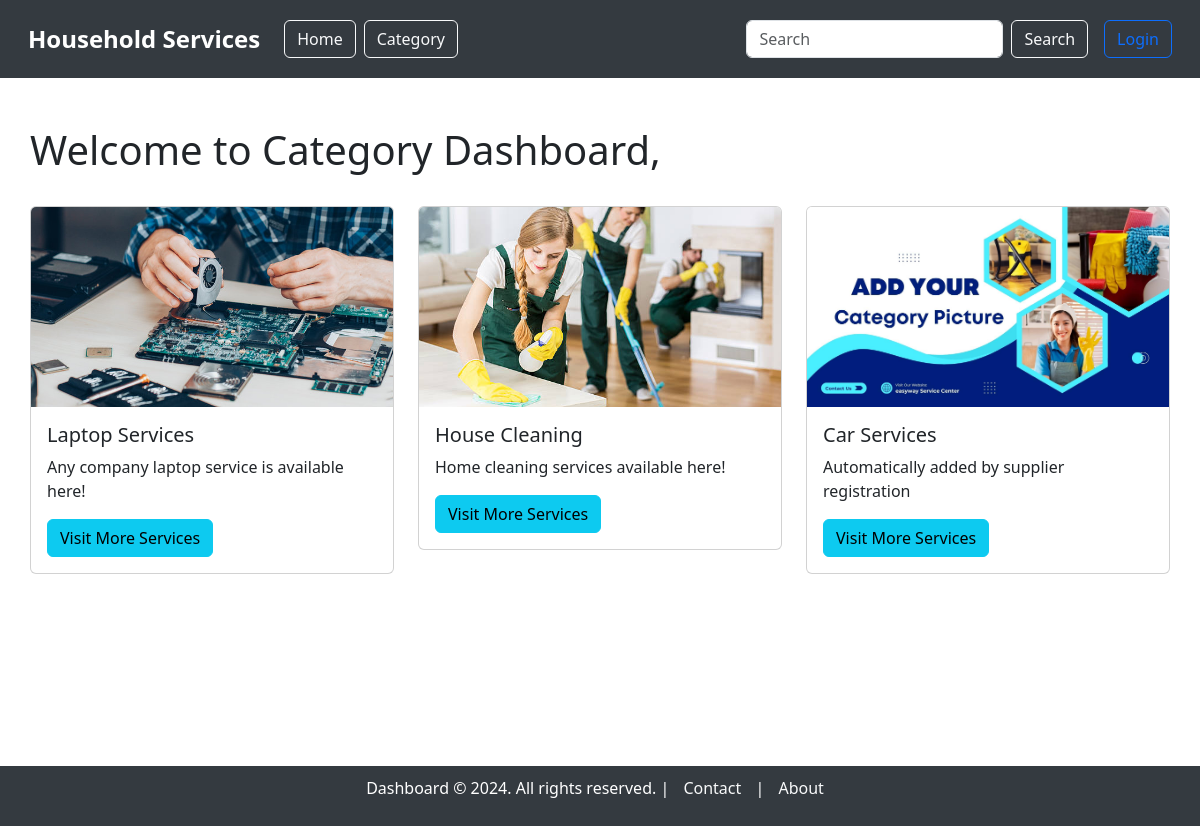
The page /category/category_dashboard.html on the database its author committed.
### model.py (models this page shows, shortened)
class Category(db.Model):
    __tablename__ = "category"
    category_id = db.Column(db.Integer, autoincrement=True, primary_key=True)
    category_name = db.Column(db.String, unique=True, nullable=False)
    category_description = db.Column(db.String, nullable=False)
    picture = db.Column(db.String)  # Path to the uploaded picture

### main.py (the view)
@app.route('/category/category_dashboard.html', methods=['GET'])
def category_dashboard():
    categories = Category.query.all()
    users = User.query.filter_by(role='supplier').all()
    current_user = None
    if 'user_id' in session:
        current_user = User.query.filter_by(user_id=session['user_id']).first()
    return render_template('category/category_dashboard.html', categories=categories, users=users, current_user=current_user)

### templates/category/category_dashboard.html (shortened to what this page needs)
{% extends 'base_dashboard.html' %}
{% block content %}
<div class="container mt-5">
    <div class="d-flex justify-content-between align-items-center mb-4">
        <h1>Welcome to Category Dashboard, {{ current_user.full_name }}</h1>
    </div>
    {% if categories %}
        <div class="row">
            {% for category in categories %}
                <div class="col-md-4 mb-4">
                    <div class="card">
                        {% if category.picture %}
                            <img src="{{ url_for('static', filename='uploads/' + category.picture) }}" class="card-img-top" alt="Category Image" style="height: 200px; object-fit: cover;">
                        {% else %}
                            <img src="{{ url_for('static', filename='images/default-category.jpg') }}" class="card-img-top" alt="Default Category Image" style="height: 200px; object-fit: cover;">
                        {% endif %}
                        <div class="card-body">
                            <h5 class="card-title">{{ category.category_name }}</h5>
                            <p class="card-text">{{ category.category_description }}</p>
                                {% set supplier = users | selectattr('role', 'equalto', 'supplier')
                                    | selectattr('service_name', 'equalto', category.category_name) | first %}
                            <div class="d-flex justify-content-between">
                                <a href="{{ url_for('service_dashboard', category_id=category.category_id) }}" class="btn btn-info">Visit More Services</a>
                            </div>
                        </div>
                    </div>
                </div>
            {% endfor %}
        </div>
    {% else %}
        <p class="text-center mt-4">No categories available.</p>
    {% endif %}
</div>
{% endblock %}

### templates/base_dashboard.html (shortened to what this page needs)
<!DOCTYPE html>
<html lang="en">
<head>
    <link href="https://cdn.jsdelivr.net/npm/bootstrap@5.3.3/dist/css/bootstrap.min.css" rel="stylesheet"
>
</head>
<body>
    <nav class="navbar navbar-expand-lg">
        <div class="container-fluid">
            <a class="navbar-brand" href="/">Household Services</a>
            <div class="collapse navbar-collapse" id="navbarNavDropdown">
                <ul class="navbar-nav me-auto mb-2 mb-lg-0">
                    <li class="nav-item">
                        <a class="btn btn-outline-light ms-2" href="/">Home</a>
                    </li>
                    <li class="nav-item">
                        <a class="btn btn-outline-light ms-2" href="/category/category_dashboard.html">Category</a>
                    </li>
                </ul>
                <form class="d-flex me-3" action="/search" method="GET">
                    <input class="form-control me-2" type="search" name="query" placeholder="Search" aria-label="Search">
                    <button class="btn btn-outline-light" type="submit">Search</button>
                </form>
                <ul class="navbar-nav">
                    {% if session.get('username') %}
                        <li class="nav-item dropdown">
                            <a class="nav-link dropdown-toggle" href="#" id="accountDropdown" role="button"
                                data-bs-toggle="dropdown" aria-expanded="false">
                                Account
                            </a>
                            <ul class="dropdown-menu" aria-labelledby="accountDropdown">
                                <li><a class="dropdown-item" href="{{ url_for('profile', user_id=session.get('user_id')) }}">Profile</a></li>
                                <li><a class="dropdown-item" href="{% if session.get('role') == 'supplier' %}{{ url_for('supplier_dashboard') }}{% elif session.get('role') == 'customer' %}{{ url_for('customer_dashboard') }}{% elif session.get('role') == 'admin' %}{{ url_for('admin_dashboard') }}{% endif %}">Dashboard</a></li>
                                <li><a class="dropdown-item" href="{{ url_for('view_service_requests') }}">Service Requests</a></li>
                                <li>
                                    <a class="dropdown-item" href="
                                        {% if session.get('role') == 'supplier' %}
                                            {{ url_for('supplier_summary', user_id=session.get('user_id')) }}
                                        {% elif session.get('role') == 'customer' %}
                                            {{ url_for('customer_summary', user_id=session.get('user_id')) }}
                                        {% elif session.get('role') == 'admin' %}
                                            {{ url_for('admin_summary') }}
                                        {% endif %}
                                    ">
                                        Summary
                                    </a>
                                </li>
                                {% if session.get('role') == 'admin' %}
                                    <li><a class="dropdown-item" href="{{ url_for('member_list') }}">Member List</a></li>
                                {% endif %}
                            </ul>
                        </li>
                        <li class="nav-item">
                            <form action="{{ url_for('logout') }}" method="POST" class="d-inline">
                                <button type="submit" class="btn btn-outline-danger">Logout</button>
                            </form>
                        </li>
                    {% else %}
                        <li class="nav-item">
                            <a class="btn btn-outline-primary" href="/login">Login</a>
                        </li>
                    {% endif %}
                </ul>
            </div>
        </div>
    </nav>
    <div class="container mt-5" style="min-height: 80vh;">
        {% block content %}
        {% endblock %}
    </div>
    <footer>
        <p>Dashboard © 2024. All rights reserved. |
            <a href="/contact">Contact</a> |
            <a href="/about">About</a>
        </p>
    </footer>
</body>
</html>

### templates/base_dashboard.html (style rules this page uses)
.navbar-brand { font-weight: bold; font-size: 1.5rem; }
.navbar { background-color: #343a40; padding: 1rem; }
.navbar .nav-link, .navbar .navbar-brand { color: white; }
footer { background-color: #343a40; color: white; padding: 10px 0; text-align: center; width: 100%; position: relative; bottom: 0; }
footer a { color: #f8f9fa; margin: 0 10px; text-decoration: none; }
body { overflow-x: hidden; }
.container { max-width: 100%; padding: 0 15px; }

### rows shown on the page
Category: picture (picture), category_name "Laptop Services", category_description "Any company laptop service is available here!"
Category: picture (picture), category_name "House Cleaning", category_description "Home cleaning services available here!"
Category: category_name "Car Services", category_description "Automatically added by supplier registration"
